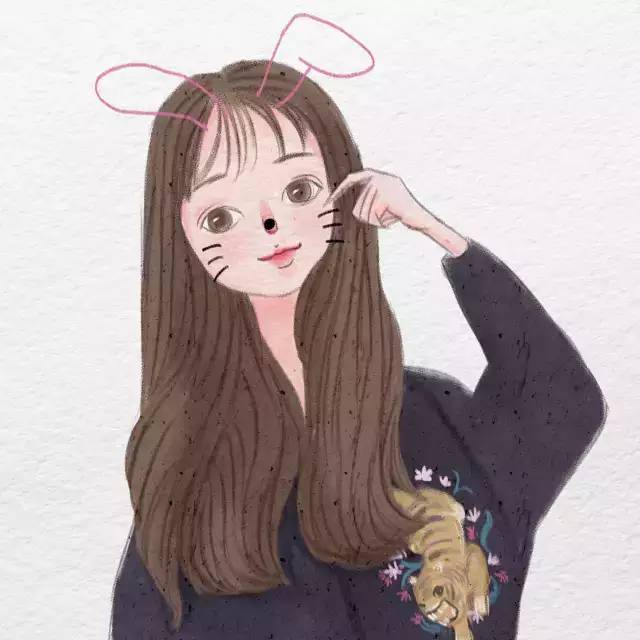
#> input picture test.jpg, 640 x 640 px
$ python Day5.py
#> lines starting #> are read from the running program, lines starting #| are printed output that depends on the picture; after the words box and inside, x2 and y2 are one past the last pixel; in counts of white or black regions, pixels touching at a corner belong together
import cv2 as cv
import numpy as np

src = cv.imread("test.jpg")
#> src is the input picture: shape (640, 640, 3); mean B, G, R 169.5, 168.9, 181.1
cv.namedWindow("input", cv.WINDOW_AUTOSIZE)
cv.imshow("input", src)
gray = cv.cvtColor(src, cv.COLOR_BGR2GRAY)
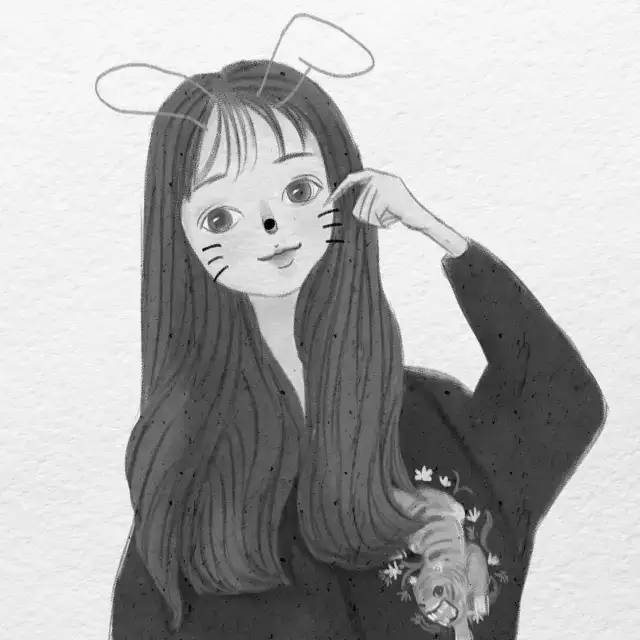
#> gray: shape (640, 640); min 0, max 255, mean 172.6

#Day46 二值图像分析-连接组件标记算法
def connected_components_demo(src):
    src = cv.GaussianBlur(src, (3, 3), 0)
    gray = cv.cvtColor(src, cv.COLOR_BGR2GRAY)
    ret, binary = cv.threshold(gray, 0, 255, cv.THRESH_BINARY | cv.THRESH_OTSU)
    cv.imshow("binary", binary)

    output = cv.connectedComponents(binary, connectivity=8, ltype=cv.CV_32S)
    num_labels = output[0]
    labels = output[1]
    colors = []
    for i in range(num_labels):
        b = np.random.randint(0, 256)
        g = np.random.randint(0, 256)
        r = np.random.randint(0, 256)
        colors.append((b, g, r))

    colors[0] = (0, 0, 0)
    h, w = gray.shape
    image = np.zeros((h, w, 3), dtype=np.uint8)
    for row in range(h):
        for col in range(w):
            image[row, col] = colors[labels[row, col]]

    cv.imshow("colored labels", image)
    cv.imwrite("D:/labels.png", image)
    print("total rice : ", num_labels - 1)


#src = cv.imread("D:/images/rice.png")
h, w = src.shape[:2]
#> h = 640; w = 640
connected_components_demo(src)
#> in connected_components_demo, `ret, binary = cv.threshold(gray, 0, 255, cv.THRESH_BINARY | cv.THRESH_..`:
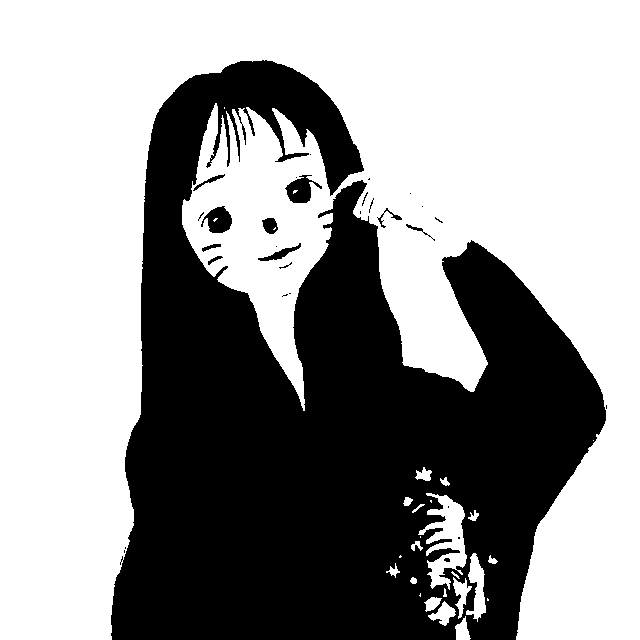
#> binary: shape (640, 640); 59.7% white; 30 black regions (18 under 20 px), largest, box (x1, y1, x2, y2) and area: (111, 60, 606, 640) 163063, (285, 175, 322, 203) 549, (201, 206, 232, 233) 530
#> in connected_components_demo, `ret, binary = cv.threshold(gray, 0, 255, cv.THRESH_BINARY | cv.THRESH_..`: ret = 157
#> in connected_components_demo, `num_labels = output[0]`: num_labels = 29
#> in connected_components_demo, `labels = output[1]`:
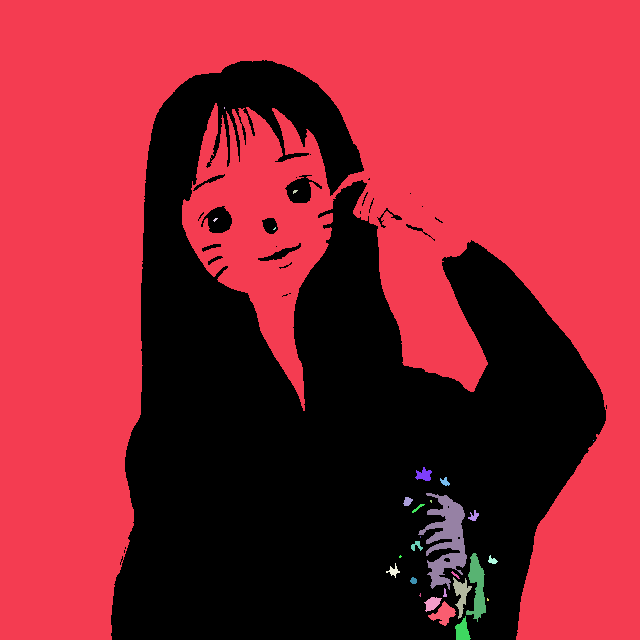
#> labels: shape (640, 640) int32; 29 distinct labels, from 0 to 28; one colour per label, 0 black
#> after the loop in connected_components_demo, `for row in range(h):`:
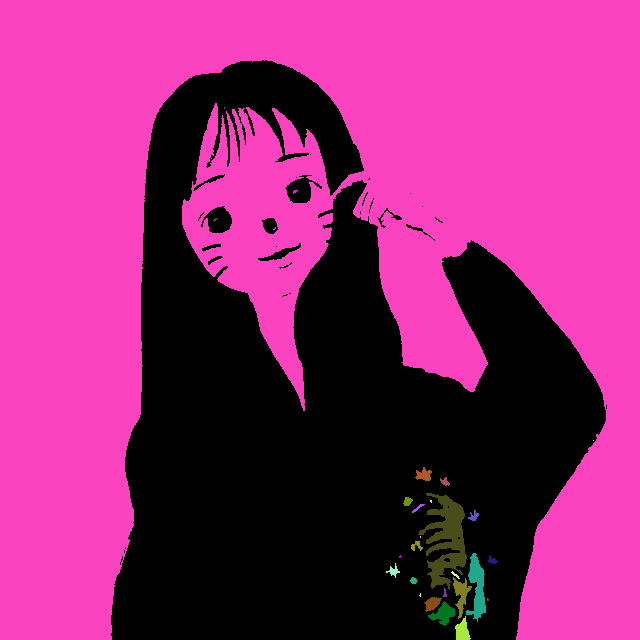
#> image: shape (640, 640, 3); mean of channels 0, 1, 2 113.1, 40.5, 147.9; drawn as B, G, R
#| total rice :  28

#Day81-83 角点检测
# Harris角点检测 cornerHarris()，计算速度很慢
# src单通道输入图像
# blockSize计算协方差矩阵的时候邻域像素大小
# ksize表示soble算子的大小
# k表示系数
def process(image, opt=1): #将角点用圈标出
    # Detector parameters
    blockSize = 2 # 计算协方差矩阵的时候邻域像素大小
    apertureSize = 3 #表示soble算子的大小
    k = 0.04 # 系数
    # Detecting corners
    gray = cv.cvtColor(image, cv.COLOR_BGR2GRAY)
    dst = cv.cornerHarris(gray, blockSize, apertureSize, k)
    # Normalizing
    dst_norm = np.empty(dst.shape, dtype=np.float32)
    cv.normalize(dst, dst_norm, alpha=0, beta=255, norm_type=cv.NORM_MINMAX)
    dst_norm_scaled = cv.convertScaleAbs(dst_norm)
    # Drawing a circle around corners
    for i in range(dst_norm.shape[0]):
        for j in range(dst_norm.shape[1]):
            if int(dst_norm[i, j]) > 80:
                b = np.random.random_integers(0, 256)
                g = np.random.random_integers(0, 256)
                r = np.random.random_integers(0, 256)
                cv.circle(image, (j, i), 5, (int(b), int(g), int(r)), 2)
    # output
    return image
#src = cv.imread("D:/images/ele_panel.png")
cv.imshow("input", src)
result = process(src)
#> after the loop in process, `for i in range(dst_norm.shape[0]):`:
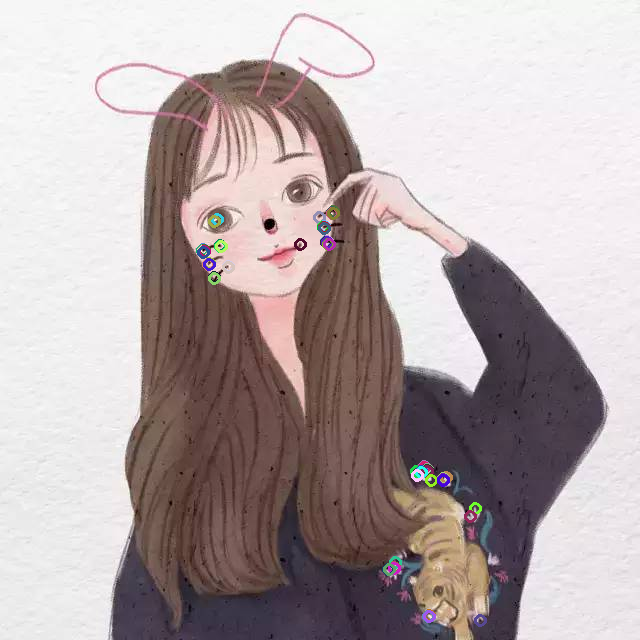
#> image: shape (640, 640, 3); 0.64% of pixels changed, all inside (x1, y1, x2, y2) = (196, 205, 487, 627)
cv.imshow('result', result)
# shi-tomas角点检测，运行速度很快 goodFeaturesToTrack()
#亚像素级别角点检测cornerSubPix()
cv.waitKey(0)
cv.destroyAllWindows()
